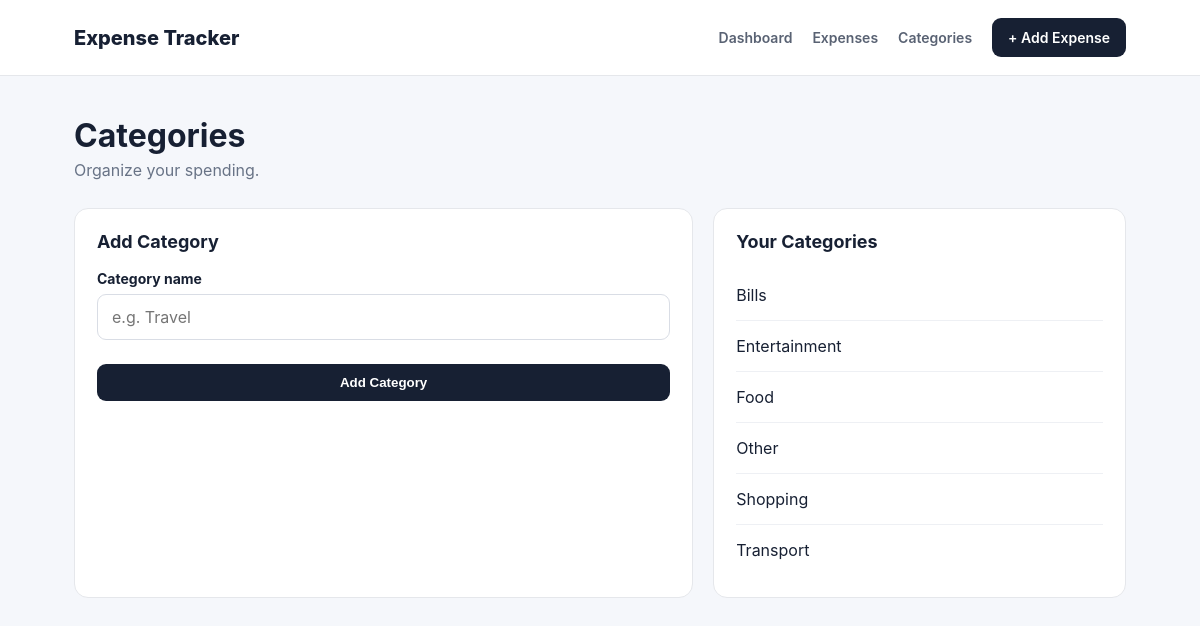
The page /categories on the database its author committed.
### tables this page shows
CREATE TABLE categories (
            id INTEGER PRIMARY KEY AUTOINCREMENT,
            name TEXT NOT NULL UNIQUE
        );

### app.py (the view, shortened to what this page needs)
@app.route("/categories", methods=["GET", "POST"])
def categories():
    conn = get_db()
    rows = conn.execute(
        "SELECT * FROM categories ORDER BY name"
    ).fetchall()
    conn.close()
    return render_template(
        "categories.html",
        categories=rows
    )

### app.py (called while the page is built)
def get_db():
    conn = sqlite3.connect(DATABASE)
    conn.row_factory = sqlite3.Row
    return conn

### templates/categories.html (shortened to what this page needs)
{% extends "base.html" %}
{% block content %}
<div class="page-header">
    <div>
        <h1>Categories</h1>
        <p>Organize your spending.</p>
    </div>
</div>
<div class="two-column">
    <section class="card">
        <h2>Add Category</h2>
        <form method="POST">
            <label for="name">Category name</label>
            <input
                id="name"
                name="name"
                type="text"
                placeholder="e.g. Travel"
                required
            >
            <button class="button full" type="submit">
                Add Category
            </button>
        </form>
    </section>
    <section class="card">
        <h2>Your Categories</h2>
        {% for category in categories %}
            <div class="category-row">
                <span>{{ category.name }}</span>
            </div>
        {% endfor %}
    </section>
</div>
{% endblock %}

### static/style.css (style rules this page uses)
* { box-sizing: border-box; }
body { margin: 0; font-family: Inter, system-ui, -apple-system, BlinkMacSystemFont, "Segoe UI", sans-serif; background: #f5f7fb; color: #172033; }
.nav-button, .button { background: #172033 !important; color: white !important; border: none; border-radius: 9px; padding: 11px 16px; text-decoration: none; font-weight: 700; cursor: pointer; display: inline-block; }
.page-header { display: flex; justify-content: space-between; align-items: center; margin-bottom: 28px; }
.page-header h1 { margin: 0 0 5px; font-size: 32px; }
.page-header p { margin: 0; color: #687386; }
.stat-card, .card { background: white; border: 1px solid #e5e7eb; border-radius: 14px; padding: 22px; }
.dashboard-grid, .two-column { display: grid; grid-template-columns: 1.5fr 1fr; gap: 20px; }
.card-header h2, .card h2 { margin: 0 0 18px; font-size: 18px; }
.expense-row, .category-row { display: flex; align-items: center; justify-content: space-between; padding: 15px 0; border-bottom: 1px solid #eef0f4; }
.expense-row:last-child, .category-row:last-child { border-bottom: none; }
label { display: block; margin: 18px 0 7px; font-size: 14px; font-weight: 700; }
input, select { width: 100%; padding: 12px 14px; border: 1px solid #d9dde5; border-radius: 9px; font: inherit; background: white; }
.full { width: 100%; margin-top: 24px; text-align: center; }

### rows shown on the page
categories: name "Bills"
categories: name "Entertainment"
categories: name "Food"
categories: name "Other"
categories: name "Shopping"
categories: name "Transport"
